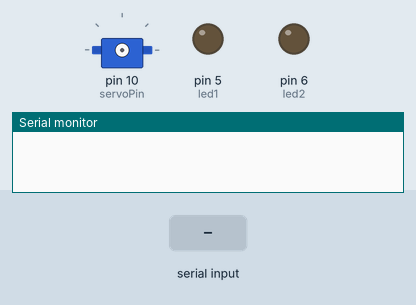
This sketch was run on a simulated Arduino Uno, built with avr-gcc and run on an emulated ATmega328P. Shown: servo, output pins drawn as LEDs (lit = HIGH), the last lines printed to the serial monitor. Wiring (inferred from the names in the program): servo: signal pin 10. Inputs (shaded band) come from the test bench. Servo pulses on a pin are drawn as a servo (544–2400 µs = 0–180°); pins used as bus, display or sensor lines are not drawn.

Above: at 1.2 s.
1.3 s: "led1on" received over Serial
At 2.6 s:
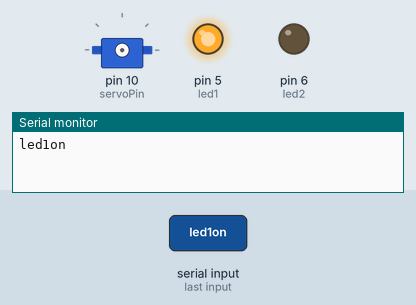
2.9 s: "servoLeft" received over Serial
4.5 s: "led1off" received over Serial
At 5.2 s:
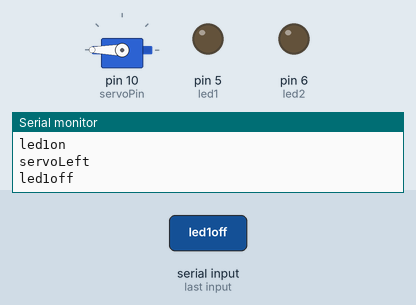
6.1 s: "servoRight" received over Serial
At 7.4 s:
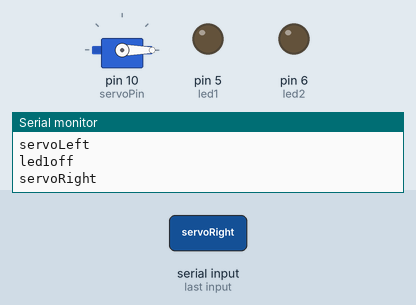
7.7 s: "led2on" received over Serial
At 8.8 s:
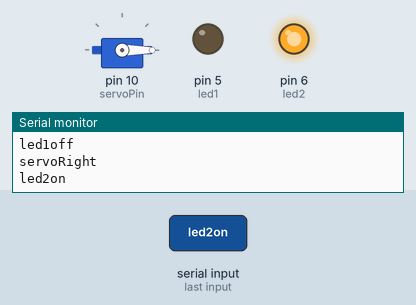
9.3 s: "led2off" received over Serial
At 10.1 s:
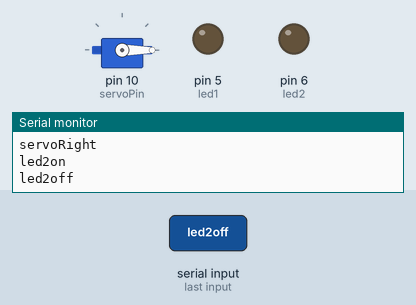
Timing chart, 0 to 11.9 s (numbered marks = the images above; inputs shaded):
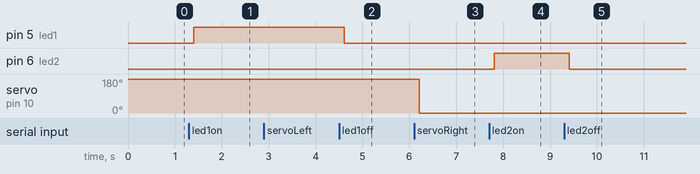

The sketch:

arduino.ino
```cpp
//String str = "";
//
//void setup() {
//  // put your setup code here, to run once:
//  Serial.begin(9600);
//
//}
//
//void loop() {
//  // put your main code here, to run repeatedly:
//  if(Serial.available()) {
//    str = Serial.readString();
//    Serial.println(str);
//  }
//}


int servoPin = 10;
int angle = 0;

  int interval = 20000;

  void servo(int pin,int cycle){

     for (int i = 0;i<100;i++){
      digitalWrite(pin,HIGH);
      delayMicroseconds(cycle);
      digitalWrite(pin,LOW);
      delayMicroseconds(interval-cycle);
      }
    }

void setup() {
  // put your setup code here, to run once:
  Serial.setTimeout(100);
  Serial.begin(9600);
  pinMode(5,OUTPUT); // led1
  pinMode(6,OUTPUT); // led2
  pinMode(servoPin,OUTPUT);

}

void loop() {
  // put your main code here, to run repeatedly:
  // servo.write(180);


  if (Serial.available()){
    String getData = Serial.readString();
    Serial.println(getData);
    if (getData == "led1on") { // led1 on
      digitalWrite(5,HIGH);
    } else if (getData == "led2on"){
      digitalWrite(6,HIGH);
    } else if (getData == "led1off"){
      digitalWrite(5,LOW);
    } else if(getData == "led2off"){
      digitalWrite(6,LOW);
    } else if (getData == "servoLeft"){
      servo(servoPin,2400);
    } else if (getData == "servoRight"){
      servo(servoPin,500);
    }

    Serial.flush();
  }


  }
```

Measured:
- after the input at 1.3 s, pin 5 (led1): LOW → HIGH after 0.11 s
- after the input at 4.5 s, pin 5 (led1): HIGH → LOW after 0.11 s
- after the input at 6.1 s, servo on pin 10 (servoPin): 180° → 0° after 0.11 s
- after the input at 7.7 s, pin 6 (led2): LOW → HIGH after 0.11 s
- after the input at 9.3 s, pin 6 (led2): HIGH → LOW after 0.11 s
